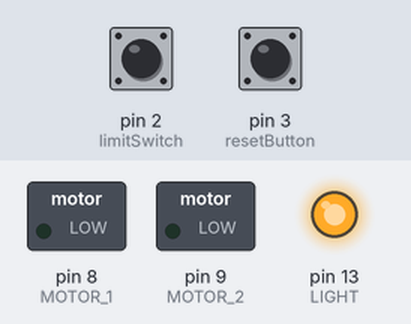
Simulated run of this sketch. Board: Arduino Uno, built with avr-gcc and run on an emulated ATmega328P. Shown: switched loads named in the sketch (green lamp = pin HIGH), output pins drawn as LEDs (lit = HIGH). The inputs (shaded band) are chosen by the test bench; at power-on: pin 3 (resetButton) HIGH, pin 2 (limitSwitch) HIGH.

Above: at 1.2 s.
1.3 s: pin 3 (resetButton) pulled LOW for 0.15 s
At 2.1 s:
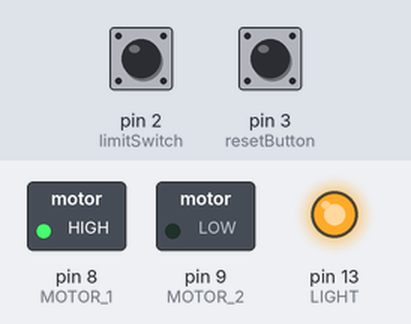
2.9 s: pin 2 (limitSwitch) pulled LOW for 0.15 s
At 33.4 s:
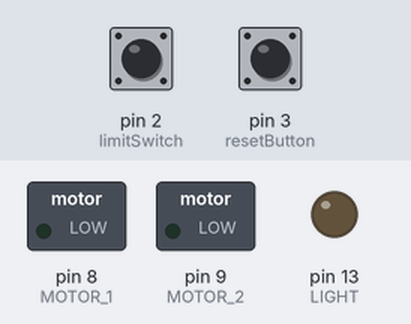
Timing chart, 0 to 34.4 s (numbered marks = the images above; inputs shaded):
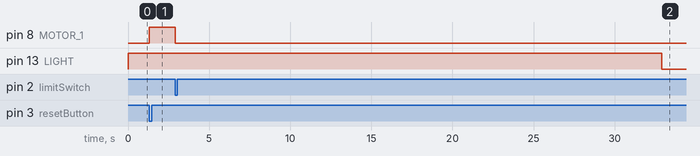

Measured:
- after the input at 1.3 s, pin 8 (MOTOR_1): LOW → HIGH at once
- after the input at 2.9 s, pin 8 (MOTOR_1): HIGH → LOW at once; pin 13 (LIGHT): HIGH → LOW after 30.0 s

The sketch:

SanitizationRobot.ino
```cpp
//defining pin numbers to be used for the project
#define limitSwitch 2
#define resetButton 3
#define LIGHT 13
#define MOTOR_1 8
#define MOTOR_2 9

//defining booleans for keeping track of interrupts
volatile bool cal_end = false;
volatile bool reset_pressed = false;

//function to move down for "sec" seconds
void move_down(int sec){
  //turn the motor on
  digitalWrite(MOTOR_1, HIGH);
  digitalWrite(MOTOR_2, LOW);

  //keep moving for sec seconds
  delay(1000*sec);

  //stop moving
  motor_stop();
}

//function to move down for calibration
void move_down_cal(){
  //turn the motor on
  digitalWrite(MOTOR_1, HIGH);
  digitalWrite(MOTOR_2, LOW);
}

//function to stop the motor in its position with holding torque
void motor_stop(){
  //connecting both terminals of motor to same potential for holding torque
  digitalWrite(MOTOR_1, LOW);
  digitalWrite(MOTOR_2, LOW);
}

//function to move up for "sec" seconds
void move_up(int sec){
  //turn the motor on
  digitalWrite(MOTOR_1, LOW);
  digitalWrite(MOTOR_2, HIGH);

  //wait for sec seconds
  delay(1000*sec); //keep moving for sec seconds

  //stop moving
  motor_stop();
}

//function to calibrate the position of the lights
void Calibration(){
  //for debugging
  //Serial.println("inside calibration");

  //make sure light is off
  digitalWrite(LIGHT, HIGH);

  //make sure we assume calibration is required
  cal_end = false;

  //check the state of limit switch
  if(digitalRead(limitSwitch) == HIGH){
    //if limit switch is not pressed, move down
    move_down_cal();
  }

  else{
    //if limit switch is pressed make sure flag is set
    cal_end = true;
    //for debugging
    //Serial.println("LS is pressed");
  }

 /*
   * If the lights are'nt at the bottom most position, cal_end is false and can only be set true when an interrupt is triggered which is connected to limit switch
 */

  //if motor is not already down, wait till it reaches down
  while(!cal_end);

  //once motor is definitely at the bottom, stop the motor
  motor_stop();

  //reset cal_end, included this just for robustness
  cal_end = false;

  //for debugging
  //Serial.println("end of calibration");
}

//ISR triggered when limit switch is pressed
void Calibration_end(){
  //for debugging
  //Serial.println("limit reached");

  //set value of cal_end
  cal_end = true;
}

//ISR triggered when start button is pressed
void Reset(){
  //for debugging
  //Serial.println("inside reset");

  //set value of reset_pressed
  reset_pressed = true;
}

void setup() {
  //for debugging
  //Serial.begin(115200);

  //prepare digital pins to control relays
  pinMode(LIGHT, OUTPUT);
  pinMode(MOTOR_1, OUTPUT);
  pinMode(MOTOR_2, OUTPUT);

  //set initial conditions
  digitalWrite(LIGHT, HIGH); //make sure light is off
  digitalWrite(MOTOR_1, LOW);
  digitalWrite(MOTOR_2, LOW);

  //set up the 2 interrupts
  pinMode(limitSwitch, INPUT_PULLUP);
  pinMode(resetButton, INPUT_PULLUP);
  attachInterrupt(digitalPinToInterrupt(limitSwitch), Calibration_end, FALLING);
  attachInterrupt(digitalPinToInterrupt(resetButton), Reset, FALLING);
}

void loop() {
  //for debugging
  //Serial.println("waiting for input");

  //make sure this variable is false, because it WILL be set to true because of initialization
  reset_pressed = false;

  //infinite loop until reset is pressed
  while(!reset_pressed);

  //calibrate
  Calibration();

  //wait for 30 sec
  delay(30*1000);

  //for debugging
  //Serial.println("Switching light on...");

  //switch lights on
  digitalWrite(LIGHT,LOW);

  //for debugging
  //Serial.println("moving now");

  //initialize variable for movement time
  int sec = 14;

  //initialize variables for wait time
  unsigned long milli = 1000UL;
  unsigned long time_ = 3*60*milli;

  //initiate the movement
  delay(time_); //wait for 3 minutes
  move_up(sec);
  delay(time_); //wait for 3 minutes
  move_up(sec);
  delay(time_); //wait for 3 minutes

  //calibrate
  Calibration();
}
```
